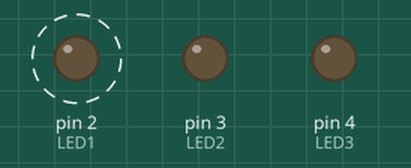
The sketch below on a simulated Arduino Uno, built with avr-gcc and run on an emulated ATmega328P. On the bench: output pins drawn as LEDs (lit = HIGH). Dashed ring = blinking.

Above: at 0.5 s.
Timing chart, 0 to 4.6 s (numbered marks = the images above):
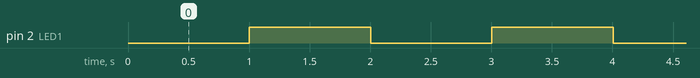

Measured:
- by itself, pin 2 (LED1): alternates HIGH for 1.0 s and LOW for 1.0 s

The sketch:

MultiTasking_LED1_nonDelay.ino
```cpp
#define LED1  2
#define LED2  3
#define LED3  4

int ledState = LOW;
long previousMillis = 0;
long interval = 1000;

void setup() {
  // put your setup code here, to run once:
  pinMode(LED1, OUTPUT);
  pinMode(LED2, OUTPUT);
  pinMode(LED3, OUTPUT);
}

void loop() {
  // put your main code here, to run repeatedly:
  unsigned long currentMillis = millis();
  if(currentMillis - previousMillis > interval)
  {
    previousMillis = currentMillis;
    if (ledState == LOW)
      ledState = HIGH;
    else
      ledState = LOW;

      digitalWrite(LED1, ledState);
  }
}

int toggle(int &state){   // call by address
  if(state == 0)          // return 하든 말든 상관 X
  {
    state = 1;
  }
  else
  {
    state = 0;
  }
  return state;
}
```
